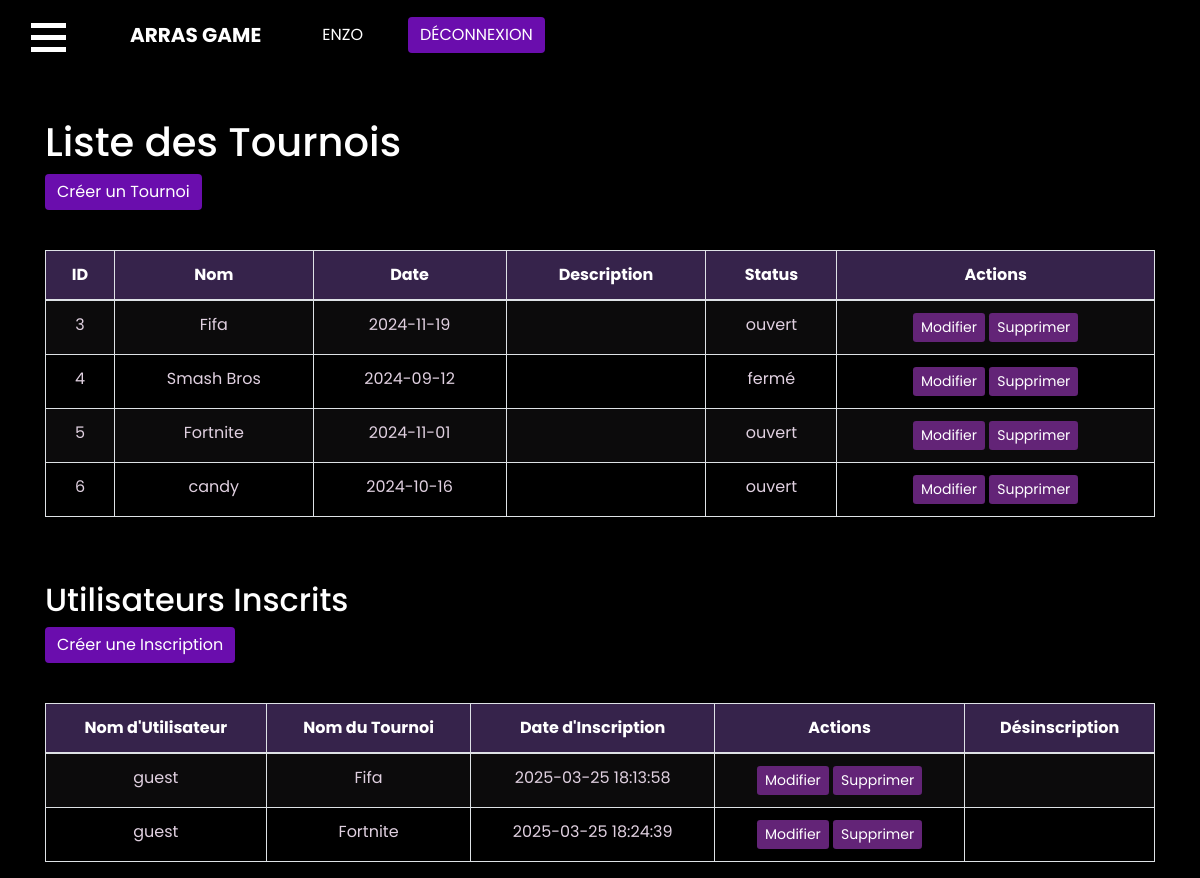
The app's page /tournois.php (signed in) with its own data.
### tables this page shows
CREATE TABLE `Tournois` (
  `id` int NOT NULL,
  `nom` varchar(255) NOT NULL,
  `date_tournoi` date NOT NULL,
  `description` text,
  `status` enum('ouvert','fermé') DEFAULT 'ouvert'
);

CREATE TABLE `Inscriptions` (
  `id` int NOT NULL,
  `utilisateur_id` int NOT NULL,
  `tournoi_id` int NOT NULL,
  `date_inscription` timestamp NOT NULL DEFAULT CURRENT_TIMESTAMP
);

CREATE TABLE `Utilisateurs` (
  `id` int NOT NULL,
  `username` varchar(100) NOT NULL,
  `email` varchar(255) NOT NULL,
  `mot_de_passe` varchar(255) NOT NULL,
  `role` enum('invité','admin') DEFAULT 'invité'
);

### tournois.php (the view, shortened to what this page needs)
<?php
include "connexion.php";
$isAdmin = isset($_SESSION['role']) && $_SESSION['role'] === 'admin';
?>
<!DOCTYPE html>
<html lang="fr">
<head>
    <link rel="stylesheet" href="css/bootstrap.css">
    <link rel="stylesheet" href="css/style.css">
</head>
<body>
    <header class="header_section">
        <div class="container-fluid">
            <nav class="navbar navbar-expand-lg custom_nav-container d-block">
                <div class="main_nav_menu">
                    <div class="fk_width">
                        <div class="custom_menu-btn">
                            <button onclick="openNav()">
                                <span class="s-1"> </span>
                                <span class="s-2"> </span>
                                <span class="s-3"> </span>
                            </button>
                        </div>
                    </div>
                    <a class="navbar-brand" href="index.php">
                        <span>
                            Arras Game
                        </span>
                    </a>
                    <div class="user_option">
                        <?php if (isset($_SESSION['user_id'])): ?>
                            <a href="<?= $_SESSION['role'] === 'admin' ? 'profile_admin.php' : 'index.php' ?>">
                                <?= htmlspecialchars($_SESSION['username']) ?>
                            </a>
                            <a href="logout.php" class="btn btn-danger" style="margin-left: 10px;">Déconnexion</a>
                        <?php else: ?>
                            <a class="" href="login.html">
                                Connexion
                            </a>
                        <?php endif; ?>
                    </div>
                </div>
            </nav>
        </div>
    </header>
    <div class="container">
        <h1 class="mt-5">Liste des Tournois</h1>
        <?php if ($isAdmin): ?>
            <a href="create_tournament.php" class="btn btn-success mb-3">Créer un Tournoi</a>
        <?php endif; ?>
        <div class="table-responsive">
            <table class="table table-striped table-bordered mt-4">
                <thead>
                    <tr>
                        <th>ID</th>
                        <th>Nom</th>
                        <th>Date</th>
                        <th>Description</th>
                        <th>Status</th>
                        <?php if ($isAdmin): ?>
                            <th>Actions</th>
                        <?php endif; ?>
                    </tr>
                </thead>
                <tbody>
                    <?php
                    $sql = "SELECT * FROM Tournois";
                    $stmt = $pdo->query($sql);
                    while ($row = $stmt->fetch()) {
                        echo "<tr>";
                        echo "<td>" . htmlspecialchars($row['id']) . "</td>";
                        echo "<td>" . htmlspecialchars($row['nom']) . "</td>";
                        echo "<td>" . htmlspecialchars($row['date_tournoi']) . "</td>";
                        echo "<td>" . htmlspecialchars($row['description']) . "</td>";
                        echo "<td>" . htmlspecialchars($row['status']) . "</td>";
                        if ($isAdmin) {
                            echo "<td>
                                <a href='edit_tournament.php?id=" . $row['id'] . "' class='btn btn-primary btn-sm btn-custom'>Modifier</a>
                                <a href='delete_tournament.php?id=" . $row['id'] . "' class='btn btn-danger btn-sm btn-custom' onclick='return confirm(\"Êtes-vous sûr de vouloir supprimer ce tournoi ?\");'>Supprimer</a>
                            </td>";
                        }
                        echo "</tr>";
                    }
                    ?>
                </tbody>
            </table>
        </div>
        <h2 class="mt-5">Utilisateurs Inscrits</h2>
        <?php if ($isAdmin): ?>
            <a href="create_inscription.php" class="btn btn-success mb-3">Créer une Inscription</a>
        <?php endif; ?>
        <div class="table-responsive">
            <table class="table table-striped table-bordered mt-4">
                <thead>
                    <tr>
                        <th>Nom d'Utilisateur</th>
                        <th>Nom du Tournoi</th>
                        <th>Date d'Inscription</th>
                        <?php if ($isAdmin): ?>
                            <th>Actions</th>
                        <?php endif; ?>
                        <th>Désinscription</th>
                    </tr>
                </thead>
                <tbody>
                    <?php
                    $sql = "SELECT u.username, t.nom AS tournoi_nom, i.date_inscription, i.id AS inscription_id, i.utilisateur_id
                            FROM Inscriptions i
                            JOIN Utilisateurs u ON i.utilisateur_id = u.id
                            JOIN Tournois t ON i.tournoi_id = t.id
                            ORDER BY t.nom";
                    $stmt = $pdo->query($sql);
                    while ($row = $stmt->fetch()) {
                        echo "<tr>";
                        echo "<td>" . htmlspecialchars($row['username']) . "</td>";
                        echo "<td>" . htmlspecialchars($row['tournoi_nom']) . "</td>";
                        echo "<td>" . htmlspecialchars($row['date_inscription']) . "</td>";
                        if ($isAdmin) {
                            echo "<td>
                                <a href='edit_inscription.php?id=" . $row['inscription_id'] . "' class='btn btn-primary btn-sm btn-custom'>Modifier</a>
                                <a href='delete_inscription.php?id=" . $row['inscription_id'] . "' class='btn btn-danger btn-sm btn-custom' onclick='return confirm(\"Êtes-vous sûr de vouloir supprimer cette inscription ?\");'>Supprimer</a>
                            </td>";
                        }
                        if (isset($_SESSION['user_id']) && $_SESSION['user_id'] == $row['utilisateur_id']) {
                            echo "<td>
                                <a href='delete_inscrit.php?id=" . $row['inscription_id'] . "' class='btn btn-warning btn-sm btn-custom' onclick='return confirm(\"Êtes-vous sûr de vouloir vous désinscrire de ce tournoi ?\");'>Désinscription</a>
                            </td>";
                        } else {
                            echo "<td></td>";
                        }
                        echo "</tr>";
                    }
                    ?>
                </tbody>
            </table>
        </div>
    </div>
</body>
</html>

### css/style.css (style rules this page uses)
html { scroll-behavior:smooth;overflow-x:hidden }
body { font-family:"Poppins",sans-serif;color:#fff;background-color:#030c10 }
.header_section .container-fluid { padding-right:25px;padding-left:25px }
.custom_menu-btn { z-index:9;position:absolute;left:0;top:15px }
.custom_menu-btn button { outline:none;border:none;background-color:#fff0 }
.custom_menu-btn span { display:block;width:35px;height:5px;background-color:#fff;margin:7px 0;-webkit-transition:all 0.3s;transition:all 0.3s }
.custom_menu-btn .s-2 { -webkit-transition:all 0.1s;transition:all 0.1s }
a,a:hover,a:focus { text-decoration:none }
.btn,.btn:focus { outline:none!important;box-shadow:none }
.fk_width { width:105px }
.navbar-brand { display:-webkit-box;display:-ms-flexbox;display:flex }
.navbar-brand span { color:#fff;font-weight:700;text-transform:uppercase }
.custom_nav-container { z-index:99999;padding:15px 0;-webkit-box-pack:start;-ms-flex-pack:start;justify-content:flex-start }
.main_nav_menu { display:-webkit-box;display:-ms-flexbox;display:flex }
.user_option { display:-webkit-box;display:-ms-flexbox;display:flex;-webkit-box-align:center;-ms-flex-align:center;align-items:center;margin-left:45px }
.user_option a { display:-webkit-box;display:-ms-flexbox;display:flex;-webkit-box-align:center;-ms-flex-align:center;align-items:center;margin-right:35px;color:#fff;text-transform:uppercase }
body { background-color:#000;color:#fff }
.btn { background-color:#6a0dad;color:#fff;border:none }
a { color:#6a0dad }

### tournois.php (style rules this page uses)
.table th, .table td { padding: 12px; text-align: center; word-wrap: break-word; }
.table thead { background-color: #36234b; color: white; }
.btn-custom { background-color: #632477; border-color: #632477; color: white; }
.table tbody tr td { color: #e0d0e0; }

### records on screen
tournois: id "3", nom "Fifa", date_tournoi "2024-11-19", status "ouvert"
tournois: id "4", nom "Smash Bros", date_tournoi "2024-09-12", status "fermé"
tournois: id "5", nom "Fortnite", date_tournoi "2024-11-01", status "ouvert"
tournois: id "6", nom "candy", date_tournoi "2024-10-16", status "ouvert"
inscriptions: utilisateur.username "guest", tournoi.nom "Fifa", date_inscription "2025-03-25 18:13:58"
inscriptions: utilisateur.username "guest", tournoi.nom "Fortnite", date_inscription "2025-03-25 18:24:39"

### other values on screen
$_SESSION['username'] "ENZO"
